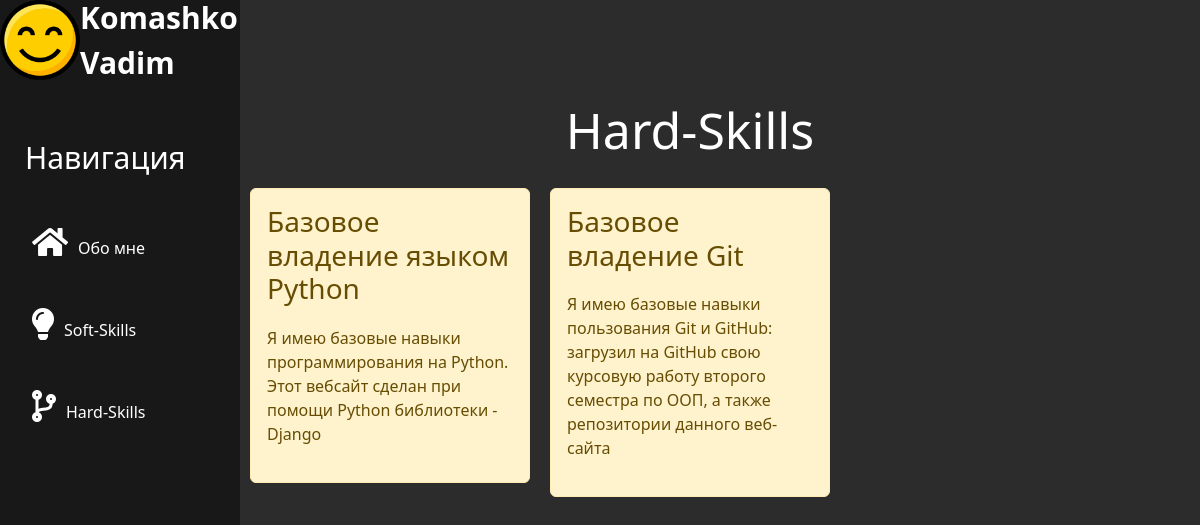
The app's page /hard_skills/, older data.
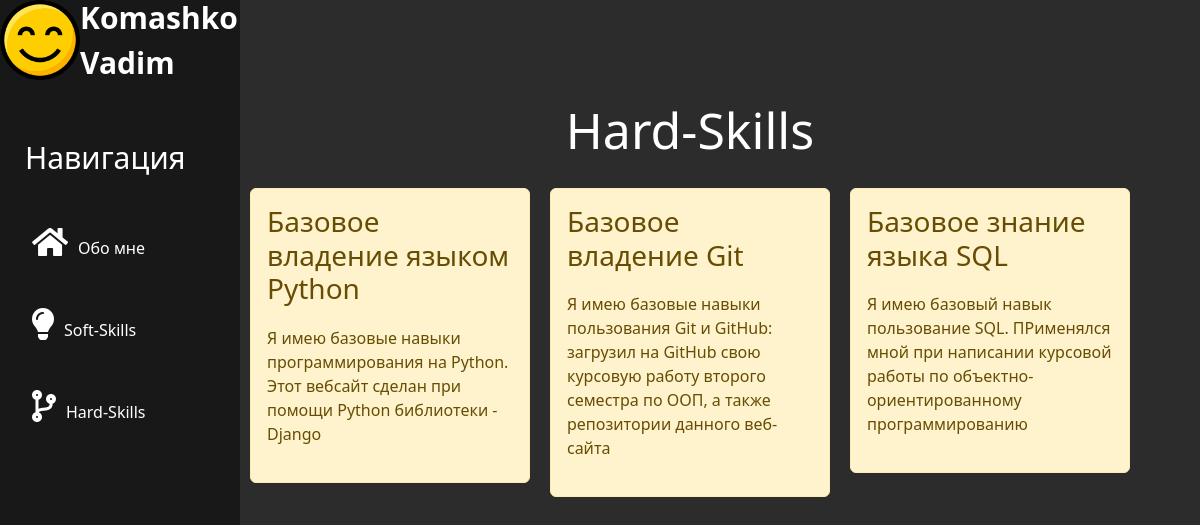
The same page, newer data.
### hard_skills/models.py (models this page shows, shortened)
class Articles(models.Model):
    title = models.CharField('Характеристика', max_length= 50)
    description = models.CharField('Описание', max_length= 250)
    class Meta:
        verbose_name ='Характеристика'
        verbose_name_plural = 'Характеристики'

### hard_skills/views.py (the view)
# urls.py: path('', views.hard_skills, name='hard_skills'),
def hard_skills(request):
    hard_skills = Articles.objects.all()
    return render(request, 'hard_skills/hard_skills.html', {'hard_skills': hard_skills})

### hard_skills/templates/hard_skills/hard_skills.html (shortened to what this page needs)
{% extends 'main/layout.html'%}
{% block content %}
    <div class ="features">
        <h1>Hard-Skills</h1>
        {% if hard_skills %}
            {% for el in hard_skills %}
                <div class ="alert alert-warning">
                    <h3>{{ el.title }}</h3>
                    <p>{{ el.description }}</p>
                </div>
            {% endfor %}
        {% else %}
            <p>У вас нет записей!</p>
        {% endif %}
    </div>
{% endblock %}

Row changes from the older to the newer data that the page shows:
added Articles: title "Базовое знание языка SQL", description "Я имею базовый навык пользование SQL. ПРименялся мной при написании курсовой работы по объектно-ориентированному программированию"
